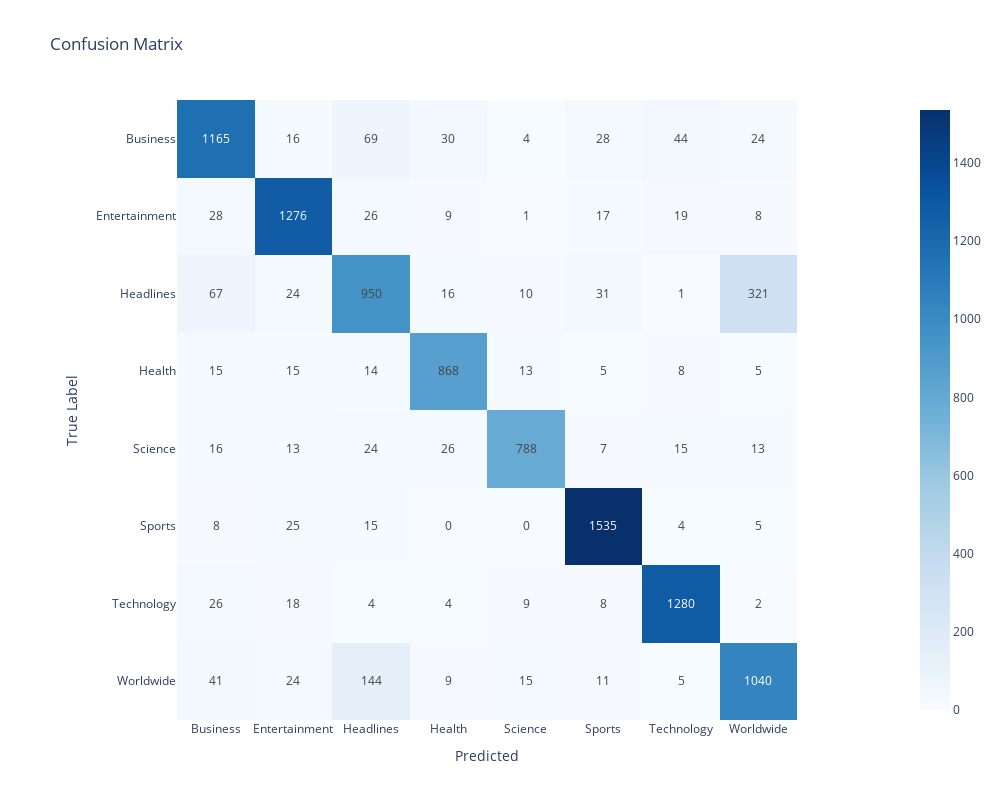

Notebook cell for this chart:
### Code cell
X = df['Title']
y = df['Category']
X_train, X_test, y_train, y_test = train_test_split(X, y, test_size=0.2, random_state=42)


model = TextClassifier(model=MultinomialNB(), vectorizer=TfidfVectorizer(ngram_range=(1, 3), max_features=30000))
model.train(X_train, y_train)
model.evaluate(X_test, y_test)

### Figure 1 — Plotly figure (JSON) as saved in the notebook; plotly's stock layout.template omitted (floating-point values rounded to 4 significant figures)
{"data": [{"coloraxis": "coloraxis", "hovertemplate": "Predicted: %{x}<br>True Label: %{y}<br>color: %{z}<extra></extra>", "name": "0", "texttemplate": "%{z}", "type": "heatmap", "x": ["Business", "Entertainment", "Headlines", "Health", "Science", "Sports", "Technology", "Worldwide"], "xaxis": "x", "y": ["Business", "Entertainment", "Headlines", "Health", "Science", "Sports", "Technology", "Worldwide"], "yaxis": "y", "z": [[1165, 16, 69, 30, 4, 28, 44, 24], [28, 1276, 26, 9, 1, 17, 19, 8], [67, 24, 950, 16, 10, 31, 1, 321], [15, 15, 14, 868, 13, 5, 8, 5], [16, 13, 24, 26, 788, 7, 15, 13], [8, 25, 15, 0, 0, 1535, 4, 5], [26, 18, 4, 4, 9, 8, 1280, 2], [41, 24, 144, 9, 15, 11, 5, 1040]]}], "layout": {"coloraxis": {"colorscale": [[0, "rgb(247,251,255)"], [0.125, "rgb(222,235,247)"], [0.25, "rgb(198,219,239)"], [0.375, "rgb(158,202,225)"], [0.5, "rgb(107,174,214)"], [0.625, "rgb(66,146,198)"], [0.75, "rgb(33,113,181)"], [0.875, "rgb(8,81,156)"], [1, "rgb(8,48,107)"]]}, "height": 800, "title": {"text": "Confusion Matrix"}, "width": 1000, "xaxis": {"anchor": "y", "constrain": "domain", "domain": [0, 1], "scaleanchor": "y", "title": {"text": "Predicted"}}, "yaxis": {"anchor": "x", "autorange": "reversed", "constrain": "domain", "domain": [0, 1], "title": {"text": "True Label"}}}}
